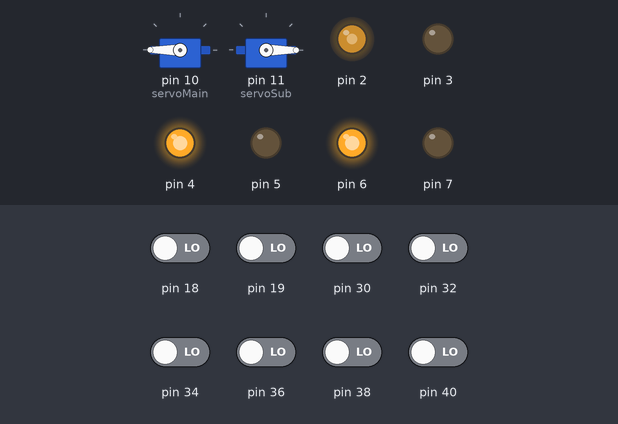
This sketch was run on a simulated Arduino Mega 2560, built with avr-gcc and run on an emulated ATmega2560. Shown: 2 × servo, output pins drawn as LEDs (lit = HIGH). Inputs (shaded band) come from the test bench; at power-on: pin 18, pin 19, pin 30, pin 32, pin 34, pin 36, pin 38, pin 40 LOW.

Above: at 1.2 s.
1.3 s: pin 30 driven HIGH
At 2.0 s:
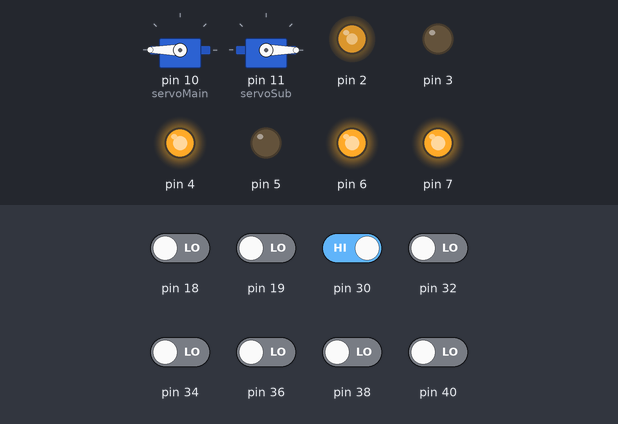
2.8 s: pin 36 driven HIGH
At 3.2 s:
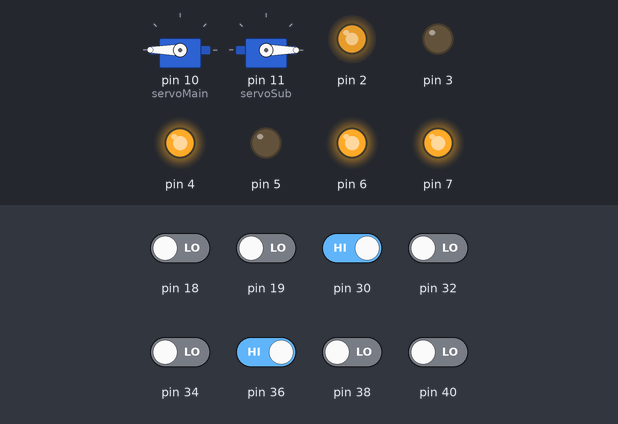
4.3 s: pin 38 driven HIGH
At 5.5 s:
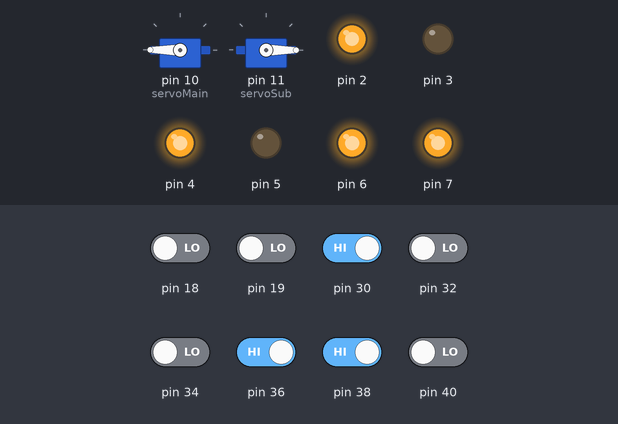
5.8 s: pin 32 driven HIGH
At 6.7 s:
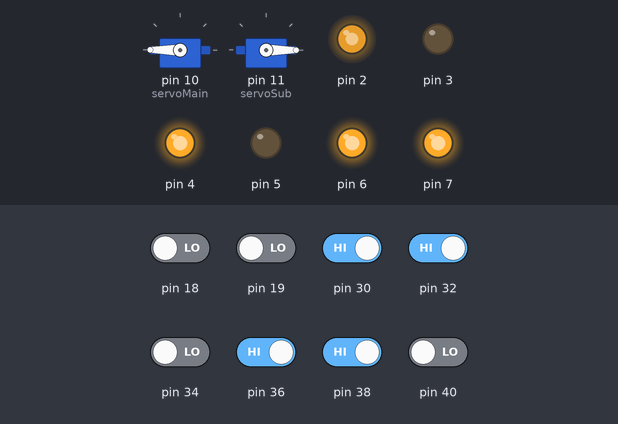
7.3 s: pin 40 driven HIGH
At 7.9 s:
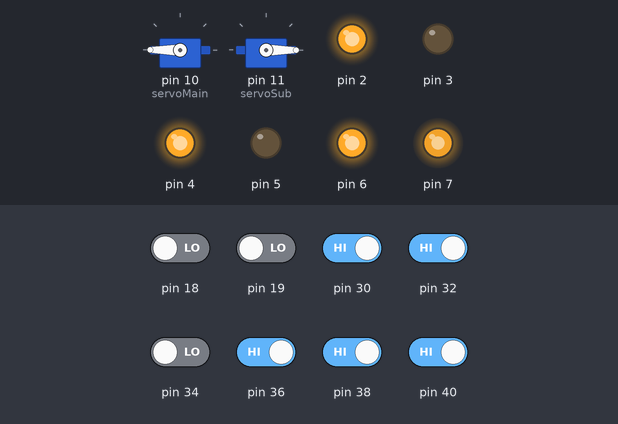
8.9 s: pin 34 driven HIGH
At 10.4 s:
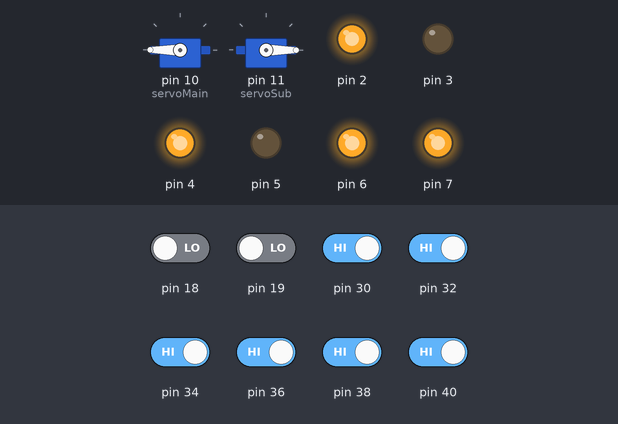
Timing chart, 0 to 11.5 s (numbered marks = the images above; inputs shaded):
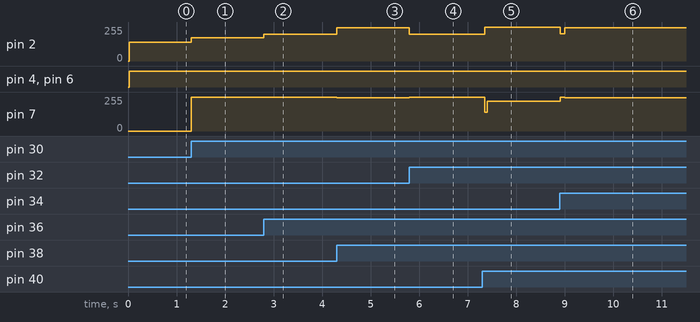

The sketch:

test1.ino
```cpp
#include <Servo.h>

#define L_LEFT_90 (sensorReadings[0]==1)&&(sensorReadings[1]==1)&&(sensorReadings[2]==1)
#define L_RIGHT_90 (sensorReadings[3]==1)&&(sensorReadings[4]==1)&&(sensorReadings[5]==1)
#define CROSS sensorArrayValue==(sensorReadings[0]==1)&&(sensorReadings[5]==1)
#define SE_POINT sensorArrayValue=63

Servo servoMain;
Servo servoSub;

int x=0,y=0;

int sensorReadings[6];
int sensorValues[3]={0,0,0};
short error = 0;

int count = 0;
short errorValues[] = {3,2,1,-1,-2,-3};

int maxS = 255, minS = 140, baseSpeed = 250;//190

int p = 25;
int d = 45;

int leftSpeed, rightSpeed;
int l_error = 0, diff;

int lEncoderCount;
int rEncoderCount;

int sensorArrayValue=0;


void setup() {
  initPins();
  initEncoders();
  initArmPins();
  initSensorVlues();
  Serial.begin(9600);
}

// the loop routine runs over and over again forever:
void loop() {

  //update Values
  updateSensorArray();
  checkValue();

  if(x==3){
    lEncoderCount=0;
    while(lEncoderCount<15){
      doPID();
    }
    motorBrake();
    delay(100);
    motorStop();
    delay(700);
    turn90digRight();
    while(1);
  }else{
    doPID();
  }

}

void checkValue(){

    if(L_RIGHT_90){
       x++;
       delay(50);
    }

    if(L_LEFT_90){
      y++;
      delay(50);
    }

}

void initSensorVlues(){
  pinMode(A0,INPUT);
  pinMode(A1,INPUT);
  pinMode(A2,INPUT);

}

void getSensorValues(){
 for(int i=0;i<3;i++){
   sensorValues[i]=analogRead(A0+i);
 }
}

void turn90digRight(){

    motorBrake();
    lEncoderCount=0;
    rMotorReverse(180);
    lMotorForward(180);
    while(lEncoderCount<32){
      Serial.println(lEncoderCount);
    }
    motorStop();
}

void turn90digLeft(){

    motorBrake();
    lEncoderCount=0;
    rMotorForward(180);
    lMotorReverse(180);
    while(lEncoderCount<32){
      Serial.println(lEncoderCount);
    }
    motorStop();
}

void turn45digLeft(){

    motorBrake();
    lEncoderCount=0;
    rMotorForward(180);
    lMotorReverse(180);
    while(lEncoderCount<22){
      Serial.println(lEncoderCount);
    }
    motorStop();
}

void turn45digRight(){

    motorBrake();
    lEncoderCount=0;
    rMotorReverse(180);
    lMotorForward(180);
    while(lEncoderCount<22){
      Serial.println(lEncoderCount);
    }
    motorStop();
}

void turn180digLeft(){

    motorBrake();
    lEncoderCount=0;
    rMotorForward(180);
    lMotorReverse(180);
    while(lEncoderCount<85){
      Serial.println(lEncoderCount);
    }
    motorStop();
}

void turn135digLeft(){

    motorBrake();
    lEncoderCount=0;
    rMotorForward(180);
    lMotorReverse(180);
    while(lEncoderCount<67){
      Serial.println(lEncoderCount);
    }
    motorStop();
}

void turn135digRight(){

    motorBrake();
    lEncoderCount=0;
    rMotorReverse(180);
    lMotorForward(180);
    while(lEncoderCount<67){
      Serial.println(lEncoderCount);
    }
    motorStop();
}

void initArmPins(){
  servoMain.attach(10);
  servoSub.attach(11);

  armUp();
  armCatch();
}

void armUp(){
  servoMain.write(180);
  delay(15);
}

void armDown(){
  servoMain.write(60);
  delay(15);
}

void armCatch(){
  servoSub.write(0);
  delay(15);
}

void armRelese(){
  servoSub.write(118);
  delay(15);
}

void catchBall(){
  armRelese();
  delay(100);
  armDown();
  delay(700);
  armCatch();
  delay(100);
  armUp();
  delay(100);
}

void releseBall(){

  armDown();
  delay(100);
  armRelese();
  delay(700);
  armUp();
  delay(100);
  armCatch();
  delay(100);

}

void initEncoders(){

  attachInterrupt(5, lEncoderIncrement, CHANGE);
  attachInterrupt(4, rEncoderIncrement, CHANGE);
}

void lEncoderIncrement(){
  lEncoderCount++;
}

void rEncoderIncrement(){
  rEncoderCount++;
}

int getLEncoderCount(){
  return lEncoderCount;
}

int getREncoderCount(){
  return  rEncoderCount;
}

void readLine(){
 updateSensorArray();
 error = 0;
 count = 0;
 for(int i = 0; i < 6;  i++){
   error += sensorReadings[i] * errorValues[i] ;
   count += sensorReadings[i];
 }

}

void doPID(){
  l_error = error;
  readLine();
  diff = l_error - error;
 if(count == 0){

   while(count == 0){
     readLine();
     if(l_error < 0)
       moveForward(140,0);
     else
       moveForward(0,140);

   }
   moveForward(130,130);

 }else{

  leftSpeed = baseSpeed - error * p + d * diff;
  rightSpeed = baseSpeed + error * p - d * diff;

  leftSpeed = leftSpeed > maxS ? maxS: leftSpeed ;
  leftSpeed = leftSpeed < minS ? minS : leftSpeed ;

  rightSpeed = rightSpeed > maxS ? maxS: rightSpeed ;
  rightSpeed = rightSpeed < minS ? minS : rightSpeed ;

  moveForward(leftSpeed, rightSpeed);
 }
}


void updateSensorArray(){
  for(int i=0;i<12;i+=2){
    sensorReadings[i/2]=digitalRead(40-i);
  }
}

void moveForward(int lpwm, int rpwm){

  lMotorForward(lpwm);
  rMotorForward(rpwm);

}

void motorBrake(){

  digitalWrite(4,HIGH);
  digitalWrite(3,HIGH);
  analogWrite(2, 255);
  digitalWrite(6,HIGH);
  digitalWrite(5,HIGH);
  analogWrite(7, 255);

}

void motorStop(){

  digitalWrite(4,LOW);
  digitalWrite(3,LOW);
  analogWrite(2, 0);
  digitalWrite(6,LOW);
  digitalWrite(5,LOW);
  analogWrite(7, 0);

}


void rMotorForward(int pwm){
  digitalWrite(4,HIGH);
  digitalWrite(3,LOW);
  analogWrite(2, pwm);
}

void lMotorForward(int pwm){
  digitalWrite(6,HIGH);
  digitalWrite(5,LOW);
  analogWrite(7, pwm);
}

void rMotorReverse(int pwm){
  digitalWrite(3,HIGH);
  digitalWrite(4,LOW);
  analogWrite(2, pwm);
}

void lMotorReverse(int pwm){
  digitalWrite(5,HIGH);
  digitalWrite(6,LOW);
  analogWrite(7, pwm);
}

void initPins(){

// set Motor PINS
  for(int i=0;i<6;i++){
    pinMode(2+i,OUTPUT);
  }

//set SensorPanel Pins
  for(int i=0;i<12;i+=2){
    pinMode(30+i,INPUT);
  }

}
```

Measured:
- after the input at 1.3 s, pin 2: 140/255 → 175/255 at once; pin 7: 0/255 → 255/255 at once
- after the input at 2.8 s, pin 2: 175/255 → 200/255 at once
- after the input at 4.3 s, pin 2: 200/255 → 250/255 at once; pin 7: 255/255 → 250/255 at once
- after the input at 5.8 s, pin 2: 250/255 → 200/255 at once; pin 7: 250/255 → 255/255 at once
- after the input at 7.3 s, pin 2: 200/255 → 255/255 after 0.05 s; pin 7: 255/255 → 225/255 after 0.05 s
- after the input at 8.9 s, pin 2: 255/255 → 205/255 at once, → 250/255 0.10 s later; pin 7: 225/255 → 255/255 at once, → 250/255 0.10 s later
